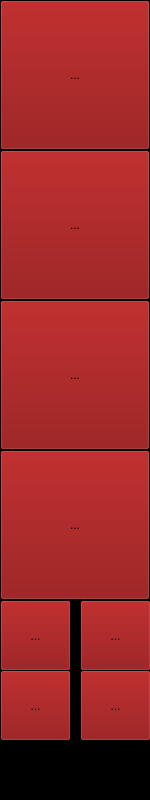
<?xml version="1.0" encoding="UTF-8"?>
<ui version="4.0">
 <class>Frame</class>
 <widget class="QFrame" name="Frame">
  <property name="geometry">
   <rect>
    <x>0</x>
    <y>0</y>
    <width>150</width>
    <height>800</height>
   </rect>
  </property>
  <property name="palette">
   <palette>
    <active>
     <colorrole role="Button">
      <brush brushstyle="SolidPattern">
       <color alpha="255">
        <red>133</red>
        <green>0</green>
        <blue>0</blue>
       </color>
      </brush>
     </colorrole>
     <colorrole role="Base">
      <brush brushstyle="SolidPattern">
       <color alpha="255">
        <red>255</red>
        <green>255</green>
        <blue>255</blue>
       </color>
      </brush>
     </colorrole>
     <colorrole role="Window">
      <brush brushstyle="SolidPattern">
       <color alpha="255">
        <red>0</red>
        <green>0</green>
        <blue>0</blue>
       </color>
      </brush>
     </colorrole>
    </active>
    <inactive>
     <colorrole role="Button">
      <brush brushstyle="SolidPattern">
       <color alpha="255">
        <red>133</red>
        <green>0</green>
        <blue>0</blue>
       </color>
      </brush>
     </colorrole>
     <colorrole role="Base">
      <brush brushstyle="SolidPattern">
       <color alpha="255">
        <red>255</red>
        <green>255</green>
        <blue>255</blue>
       </color>
      </brush>
     </colorrole>
     <colorrole role="Window">
      <brush brushstyle="SolidPattern">
       <color alpha="255">
        <red>0</red>
        <green>0</green>
        <blue>0</blue>
       </color>
      </brush>
     </colorrole>
    </inactive>
    <disabled>
     <colorrole role="Button">
      <brush brushstyle="SolidPattern">
       <color alpha="255">
        <red>133</red>
        <green>0</green>
        <blue>0</blue>
       </color>
      </brush>
     </colorrole>
     <colorrole role="Base">
      <brush brushstyle="SolidPattern">
       <color alpha="255">
        <red>0</red>
        <green>0</green>
        <blue>0</blue>
       </color>
      </brush>
     </colorrole>
     <colorrole role="Window">
      <brush brushstyle="SolidPattern">
       <color alpha="255">
        <red>0</red>
        <green>0</green>
        <blue>0</blue>
       </color>
      </brush>
     </colorrole>
    </disabled>
   </palette>
  </property>
  <property name="windowTitle">
   <string>Frame</string>
  </property>
  <property name="frameShape">
   <enum>QFrame::StyledPanel</enum>
  </property>
  <property name="frameShadow">
   <enum>QFrame::Raised</enum>
  </property>
  <widget class="QToolButton" name="audio">
   <property name="geometry">
    <rect>
     <x>0</x>
     <y>0</y>
     <width>150</width>
     <height>150</height>
    </rect>
   </property>
   <property name="text">
    <string>...</string>
   </property>
   <property name="icon">
    <iconset resource="../../../../archivo_general/Codigo/local/lib/Python/mediateca/ui/Icons.qrc">
     <normaloff>:/A/Music Player 4.ico</normaloff>:/A/Music Player 4.ico</iconset>
   </property>
   <property name="iconSize">
    <size>
     <width>150</width>
     <height>150</height>
    </size>
   </property>
   <property name="autoRepeat">
    <bool>false</bool>
   </property>
  </widget>
  <widget class="QToolButton" name="mail">
   <property name="geometry">
    <rect>
     <x>0</x>
     <y>300</y>
     <width>150</width>
     <height>150</height>
    </rect>
   </property>
   <property name="text">
    <string>...</string>
   </property>
   <property name="icon">
    <iconset resource="../../../../archivo_general/Codigo/local/lib/Python/mediateca/ui/Icons.qrc">
     <normaloff>:/A/eMail.ico</normaloff>:/A/eMail.ico</iconset>
   </property>
   <property name="iconSize">
    <size>
     <width>128</width>
     <height>128</height>
    </size>
   </property>
   <property name="autoRepeat">
    <bool>false</bool>
   </property>
  </widget>
  <widget class="QToolButton" name="video">
   <property name="geometry">
    <rect>
     <x>0</x>
     <y>150</y>
     <width>150</width>
     <height>150</height>
    </rect>
   </property>
   <property name="text">
    <string>...</string>
   </property>
   <property name="icon">
    <iconset resource="../../../../archivo_general/Codigo/local/lib/Python/mediateca/ui/Icons.qrc">
     <normaloff>:/A/Video 2.ico</normaloff>:/A/Video 2.ico</iconset>
   </property>
   <property name="iconSize">
    <size>
     <width>150</width>
     <height>150</height>
    </size>
   </property>
   <property name="autoRepeat">
    <bool>false</bool>
   </property>
  </widget>
  <widget class="QToolButton" name="internet">
   <property name="geometry">
    <rect>
     <x>0</x>
     <y>450</y>
     <width>150</width>
     <height>150</height>
    </rect>
   </property>
   <property name="text">
    <string>...</string>
   </property>
   <property name="icon">
    <iconset resource="../../../../archivo_general/Codigo/local/lib/Python/mediateca/ui/Icons.qrc">
     <normaloff>:/A/Internet.ico</normaloff>:/A/Internet.ico</iconset>
   </property>
   <property name="iconSize">
    <size>
     <width>150</width>
     <height>150</height>
    </size>
   </property>
   <property name="autoRepeat">
    <bool>false</bool>
   </property>
  </widget>
  <widget class="QToolButton" name="mixer">
   <property name="geometry">
    <rect>
     <x>0</x>
     <y>600</y>
     <width>71</width>
     <height>71</height>
    </rect>
   </property>
   <property name="text">
    <string>...</string>
   </property>
   <property name="icon">
    <iconset resource="../../../../archivo_general/Codigo/local/lib/Python/mediateca/ui/Icons.qrc">
     <normaloff>:/A/Delete.ico</normaloff>:/A/Delete.ico</iconset>
   </property>
   <property name="iconSize">
    <size>
     <width>48</width>
     <height>48</height>
    </size>
   </property>
  </widget>
  <widget class="QToolButton" name="cd_writer">
   <property name="geometry">
    <rect>
     <x>80</x>
     <y>600</y>
     <width>71</width>
     <height>71</height>
    </rect>
   </property>
   <property name="text">
    <string>...</string>
   </property>
   <property name="icon">
    <iconset resource="../../../../archivo_general/Codigo/local/lib/Python/mediateca/ui/Icons.qrc">
     <normaloff>:/A/CD.ico</normaloff>:/A/CD.ico</iconset>
   </property>
   <property name="iconSize">
    <size>
     <width>64</width>
     <height>64</height>
    </size>
   </property>
  </widget>
  <widget class="QToolButton" name="terminal">
   <property name="geometry">
    <rect>
     <x>0</x>
     <y>670</y>
     <width>71</width>
     <height>71</height>
    </rect>
   </property>
   <property name="text">
    <string>...</string>
   </property>
  </widget>
  <widget class="QToolButton" name="tv">
   <property name="geometry">
    <rect>
     <x>80</x>
     <y>670</y>
     <width>71</width>
     <height>71</height>
    </rect>
   </property>
   <property name="text">
    <string>...</string>
   </property>
   <property name="icon">
    <iconset resource="../../../../archivo_general/Codigo/local/lib/Python/mediateca/ui/Icons.qrc">
     <normaloff>:/A/tve1logo.jpg</normaloff>:/A/tve1logo.jpg</iconset>
   </property>
   <property name="iconSize">
    <size>
     <width>32</width>
     <height>32</height>
    </size>
   </property>
  </widget>
 </widget>
 <resources>
  <include location="../../../../archivo_general/Codigo/local/lib/Python/mediateca/ui/Icons.qrc"/>
 </resources>
 <connections/>
</ui>
